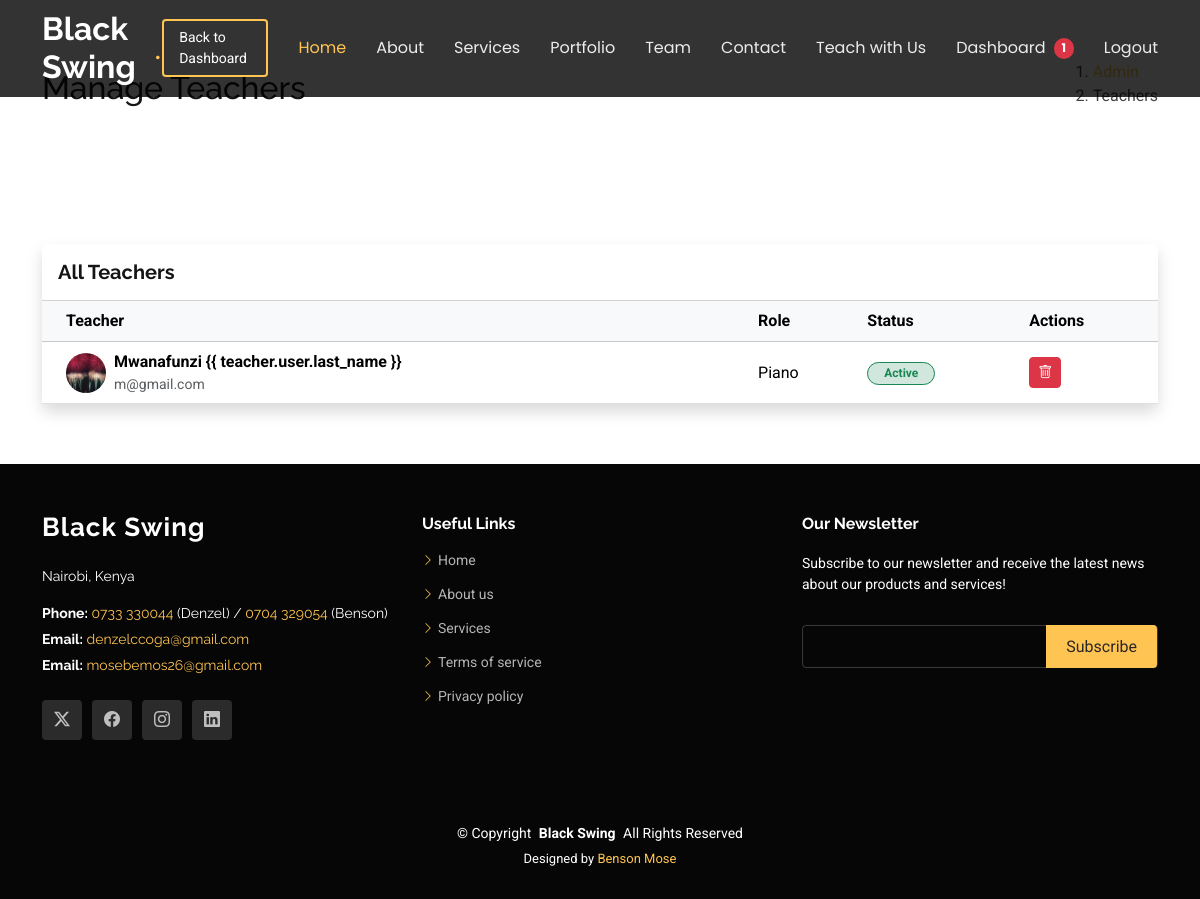
The page /dashboard/admin/teachers/ (signed in) on the database its author committed.
### accounts/models.py (models this page shows, shortened)
class MemberProfile(models.Model):
    user = models.OneToOneField(CustomUser, on_delete=models.CASCADE, related_name='member_profile')
    role = models.CharField(max_length=100, help_text="e.g. Guitarist, Vocalist")
    bio = models.TextField(blank=True)
    image = models.ImageField(upload_to='team_images/', blank=True, null=True)
    is_approved = models.BooleanField(default=False)
    twitter_link = models.URLField(blank=True)
    facebook_link = models.URLField(blank=True)
    instagram_link = models.URLField(blank=True)
    linkedin_link = models.URLField(blank=True)

class CustomUser(AbstractUser):
    is_member = models.BooleanField(default=False)
    is_student = models.BooleanField(default=False)

### dashboard/views.py (the view)
# urls.py: path('admin/teachers/', views.manage_teachers, name='manage_teachers'),
@login_required
def manage_teachers(request):
    if not request.user.is_superuser:
        return redirect('dashboard_redirect')
    teachers = MemberProfile.objects.all().order_by('is_approved', 'user__first_name')
    return render(request, 'dashboard/manage_teachers.html', {'teachers': teachers})

### core/context_processors.py (called while the page is built)
def unread_messages_count(request):
    if request.user.is_authenticated and request.user.is_superuser:
        messages_count = ContactMessage.objects.filter(is_read=False).count()
        bookings_count = ServiceBooking.objects.filter(is_read=False).count()
        return {'unread_messages_count': messages_count + bookings_count}
    return {}

### templates/dashboard/manage_teachers.html (shortened to what this page needs)
{% extends 'base.html' %}
{% load static %}
{% block content %}
<section class="breadcrumbs">
    <div class="container">
        <div class="d-flex justify-content-between align-items-center">
            <h2>Manage Teachers</h2>
            <ol>
                <li><a href="{% url 'admin_dashboard' %}">Admin</a></li>
                <li>Teachers</li>
            </ol>
        </div>
    </div>
</section>
<section class="inner-page">
    <div class="container">
        <div class="card shadow border-0">
            <div class="card-header bg-white py-3 d-flex justify-content-between align-items-center">
                <h5 class="mb-0 fw-bold">All Teachers</h5>
            </div>
            <div class="card-body p-0">
                <div class="table-responsive">
                    <table class="table table-hover align-middle mb-0">
                        <thead class="table-light">
                            <tr>
                                <th class="ps-4">Teacher</th>
                                <th>Role</th>
                                <th>Status</th>
                                <th>Actions</th>
                            </tr>
                        </thead>
                        <tbody>
                            {% for teacher in teachers %}
                            <tr>
                                <td class="ps-4">
                                    <div class="d-flex align-items-center">
                                        {% if teacher.image %}
                                        <img src="{{ teacher.image.url }}" class="rounded-circle me-2" width="40"
                                            height="40" style="object-fit: cover;">
                                        {% else %}
                                        <div class="bg-secondary text-white rounded-circle d-flex align-items-center justify-content-center me-2"
                                            style="width: 40px; height: 40px;">{{ teacher.user.first_name|first }}</div>
                                        {% endif %}
                                        <div>
                                            <div class="fw-bold">{{ teacher.user.first_name }} {{ teacher.user.last_name
                                                }}</div>
                                            <div class="small text-muted">{{ teacher.user.email }}</div>
                                        </div>
                                    </div>
                                </td>
                                <td>{{ teacher.role }}</td>
                                <td>
                                    {% if teacher.is_approved %}
                                    <span
                                        class="badge bg-success-subtle text-success border border-success px-3 rounded-pill">Active</span>
                                    {% else %}
                                    <span
                                        class="badge bg-warning-subtle text-warning border border-warning px-3 rounded-pill">Pending</span>
                                    {% endif %}
                                </td>
                                <td>
                                    <a href="{% url 'delete_teacher' teacher.id %}" class="btn btn-sm btn-danger"
                                        onclick="return confirm('Are you sure? This will delete the user account entirely.')"
                                        title="Delete">
                                        <i class="bi bi-trash"></i>
                                    </a>
                                </td>
                            </tr>
                            {% empty %}
                            <tr>
                                <td colspan="4" class="text-center py-4 text-muted">No teachers found.</td>
                            </tr>
                            {% endfor %}
                        </tbody>
                    </table>
                </div>
            </div>
        </div>
    </div>
</section>
{% endblock %}

### static/css/main.css (style rules this page uses)
:root { --default-font: "Roboto", system-ui, -apple-system, "Segoe UI", Roboto, "Helvetica Neue", Arial, "Noto Sans", "Liberation Sans", sans-serif, "Apple Color Emoji", "Segoe UI Emoji", "Segoe UI Symbol", "Noto Color Emoji"; --heading-font: "Raleway", sans-serif; --nav-font: "Poppins", sans-serif; }
:root { --background-color: #ffffff; --default-color: #444444; --heading-color: #151515; --accent-color: #ffc451; --surface-color: #ffffff; --contrast-color: #312f2f; }
:root { --nav-color: rgba(255, 255, 255, 0.905); --nav-hover-color: #ffc451; --nav-mobile-background-color: #ffffff; --nav-dropdown-background-color: #ffffff; --nav-dropdown-color: #212529; --nav-dropdown-hover-color: #ffc451; }
:root { scroll-behavior: smooth; }
body { color: var(--default-color); background-color: var(--background-color); font-family: var(--default-font); }
a { color: var(--accent-color); text-decoration: none; transition: 0.3s; }
h1, h2, h3, h4, h5, h6 { color: var(--heading-color); font-family: var(--heading-font); }
section, .section { color: var(--default-color); background-color: var(--background-color); padding: 60px 0; scroll-margin-top: 80px; overflow: clip; }

### rows shown on the page
MemberProfile: image (picture), user.first_name "Mwanafunzi", user.email "m@gmail.com", role "Piano", is_approved "Active"

### other values the page prints
{{ unread_messages_count }} "1"
